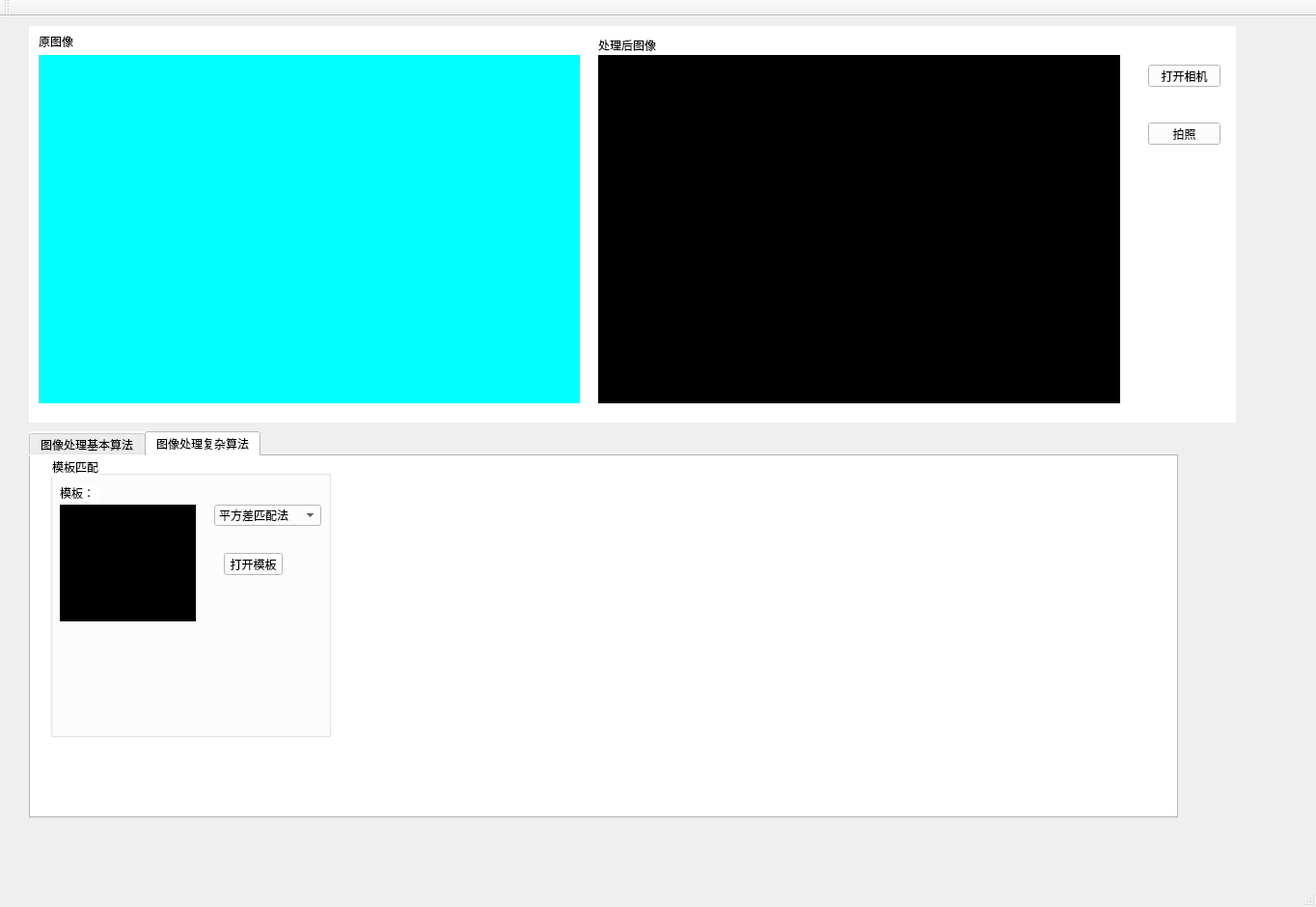
<?xml version="1.0" encoding="UTF-8"?>
<ui version="4.0">
 <class>ImgProc_OpencvClass</class>
 <widget class="QMainWindow" name="ImgProc_OpencvClass">
  <property name="geometry">
   <rect>
    <x>0</x>
    <y>0</y>
    <width>1364</width>
    <height>940</height>
   </rect>
  </property>
  <property name="windowTitle">
   <string>ImgProc_Opencv</string>
  </property>
  <widget class="QWidget" name="centralWidget">
   <widget class="QTabWidget" name="tabWidget">
    <property name="geometry">
     <rect>
      <x>30</x>
      <y>430</y>
      <width>1191</width>
      <height>401</height>
     </rect>
    </property>
    <property name="styleSheet">
     <string notr="true">background-color: rgb(255, 255, 255);</string>
    </property>
    <property name="currentIndex">
     <number>1</number>
    </property>
    <widget class="QWidget" name="tab_ImgProcBasicAlg">
     <attribute name="title">
      <string>图像处理基本算法</string>
     </attribute>
     <widget class="QGroupBox" name="groupBox">
      <property name="geometry">
       <rect>
        <x>930</x>
        <y>30</y>
        <width>131</width>
        <height>91</height>
       </rect>
      </property>
      <property name="title">
       <string>图像处理基本操作</string>
      </property>
      <widget class="QRadioButton" name="radioButton_ToGrayImg">
       <property name="geometry">
        <rect>
         <x>10</x>
         <y>20</y>
         <width>61</width>
         <height>16</height>
        </rect>
       </property>
       <property name="text">
        <string>灰度图</string>
       </property>
      </widget>
      <widget class="QRadioButton" name="radioButton_ToBlackWhiteImg">
       <property name="geometry">
        <rect>
         <x>10</x>
         <y>50</y>
         <width>61</width>
         <height>16</height>
        </rect>
       </property>
       <property name="text">
        <string>二值化</string>
       </property>
      </widget>
     </widget>
     <widget class="QGroupBox" name="groupBox_3">
      <property name="geometry">
       <rect>
        <x>1090</x>
        <y>50</y>
        <width>71</width>
        <height>81</height>
       </rect>
      </property>
      <property name="title">
       <string>颜色空间</string>
      </property>
      <widget class="QRadioButton" name="radioButton_5">
       <property name="geometry">
        <rect>
         <x>10</x>
         <y>20</y>
         <width>61</width>
         <height>16</height>
        </rect>
       </property>
       <property name="text">
        <string>RGB</string>
       </property>
      </widget>
      <widget class="QRadioButton" name="radioButton_6">
       <property name="geometry">
        <rect>
         <x>10</x>
         <y>50</y>
         <width>61</width>
         <height>16</height>
        </rect>
       </property>
       <property name="text">
        <string>HSV</string>
       </property>
      </widget>
     </widget>
     <widget class="QGroupBox" name="groupBox_6">
      <property name="geometry">
       <rect>
        <x>930</x>
        <y>640</y>
        <width>111</width>
        <height>81</height>
       </rect>
      </property>
      <property name="title">
       <string>直方图</string>
      </property>
      <widget class="QRadioButton" name="radioButton_13">
       <property name="geometry">
        <rect>
         <x>10</x>
         <y>20</y>
         <width>91</width>
         <height>16</height>
        </rect>
       </property>
       <property name="text">
        <string>灰度直方图</string>
       </property>
      </widget>
      <widget class="QRadioButton" name="radioButton_14">
       <property name="geometry">
        <rect>
         <x>10</x>
         <y>50</y>
         <width>81</width>
         <height>16</height>
        </rect>
       </property>
       <property name="text">
        <string>RGB直方图</string>
       </property>
      </widget>
     </widget>
     <widget class="QGroupBox" name="groupBox_10">
      <property name="geometry">
       <rect>
        <x>220</x>
        <y>20</y>
        <width>671</width>
        <height>291</height>
       </rect>
      </property>
      <property name="title">
       <string>2.imgpro组件学习</string>
      </property>
      <widget class="QGroupBox" name="groupBox_7">
       <property name="geometry">
        <rect>
         <x>10</x>
         <y>30</y>
         <width>381</width>
         <height>261</height>
        </rect>
       </property>
       <property name="title">
        <string>图像处理</string>
       </property>
       <widget class="QGroupBox" name="groupBox_4">
        <property name="geometry">
         <rect>
          <x>10</x>
          <y>20</y>
          <width>81</width>
          <height>91</height>
         </rect>
        </property>
        <property name="title">
         <string>线性滤波</string>
        </property>
        <widget class="QLabel" name="label_7">
         <property name="geometry">
          <rect>
           <x>10</x>
           <y>20</y>
           <width>71</width>
           <height>16</height>
          </rect>
         </property>
         <property name="text">
          <string>1.方框滤波</string>
         </property>
        </widget>
        <widget class="QLabel" name="label_8">
         <property name="geometry">
          <rect>
           <x>10</x>
           <y>40</y>
           <width>71</width>
           <height>16</height>
          </rect>
         </property>
         <property name="text">
          <string>2.平均滤波</string>
         </property>
        </widget>
        <widget class="QLabel" name="label_9">
         <property name="geometry">
          <rect>
           <x>10</x>
           <y>60</y>
           <width>71</width>
           <height>16</height>
          </rect>
         </property>
         <property name="text">
          <string>3.高斯滤波</string>
         </property>
        </widget>
       </widget>
       <widget class="QGroupBox" name="groupBox_5">
        <property name="geometry">
         <rect>
          <x>100</x>
          <y>20</y>
          <width>81</width>
          <height>91</height>
         </rect>
        </property>
        <property name="title">
         <string>非线性滤波</string>
        </property>
        <widget class="QLabel" name="label_10">
         <property name="geometry">
          <rect>
           <x>10</x>
           <y>20</y>
           <width>71</width>
           <height>16</height>
          </rect>
         </property>
         <property name="text">
          <string>4.中值滤波</string>
         </property>
        </widget>
        <widget class="QLabel" name="label_11">
         <property name="geometry">
          <rect>
           <x>10</x>
           <y>50</y>
           <width>71</width>
           <height>16</height>
          </rect>
         </property>
         <property name="text">
          <string>5.双边滤波</string>
         </property>
        </widget>
       </widget>
       <widget class="QGroupBox" name="groupBox_8">
        <property name="geometry">
         <rect>
          <x>10</x>
          <y>140</y>
          <width>191</width>
          <height>91</height>
         </rect>
        </property>
        <property name="title">
         <string>形态学滤波</string>
        </property>
        <widget class="QLabel" name="label_12">
         <property name="geometry">
          <rect>
           <x>10</x>
           <y>20</y>
           <width>41</width>
           <height>16</height>
          </rect>
         </property>
         <property name="text">
          <string>1.膨胀</string>
         </property>
        </widget>
        <widget class="QLabel" name="label_13">
         <property name="geometry">
          <rect>
           <x>10</x>
           <y>40</y>
           <width>41</width>
           <height>16</height>
          </rect>
         </property>
         <property name="text">
          <string>2.腐蚀</string>
         </property>
        </widget>
        <widget class="QLabel" name="label_14">
         <property name="geometry">
          <rect>
           <x>60</x>
           <y>20</y>
           <width>54</width>
           <height>12</height>
          </rect>
         </property>
         <property name="text">
          <string>3.开运算</string>
         </property>
        </widget>
        <widget class="QLabel" name="label_15">
         <property name="geometry">
          <rect>
           <x>60</x>
           <y>40</y>
           <width>54</width>
           <height>12</height>
          </rect>
         </property>
         <property name="text">
          <string>4.闭运算</string>
         </property>
        </widget>
        <widget class="QLabel" name="label_16">
         <property name="geometry">
          <rect>
           <x>120</x>
           <y>20</y>
           <width>54</width>
           <height>12</height>
          </rect>
         </property>
         <property name="text">
          <string>5.顶帽</string>
         </property>
        </widget>
        <widget class="QLabel" name="label_17">
         <property name="geometry">
          <rect>
           <x>120</x>
           <y>40</y>
           <width>54</width>
           <height>12</height>
          </rect>
         </property>
         <property name="text">
          <string>6.黑帽</string>
         </property>
        </widget>
        <widget class="QLabel" name="label_18">
         <property name="geometry">
          <rect>
           <x>10</x>
           <y>60</y>
           <width>81</width>
           <height>16</height>
          </rect>
         </property>
         <property name="text">
          <string>7.形态学梯度</string>
         </property>
        </widget>
        <widget class="QRadioButton" name="radioButton_Morphology">
         <property name="geometry">
          <rect>
           <x>100</x>
           <y>60</y>
           <width>71</width>
           <height>16</height>
          </rect>
         </property>
         <property name="text">
          <string>综合示例</string>
         </property>
        </widget>
       </widget>
       <widget class="QRadioButton" name="radioButton_16">
        <property name="geometry">
         <rect>
          <x>210</x>
          <y>30</y>
          <width>71</width>
          <height>16</height>
         </rect>
        </property>
        <property name="text">
         <string>漫水填充</string>
        </property>
       </widget>
       <widget class="QRadioButton" name="radioButton_20">
        <property name="geometry">
         <rect>
          <x>210</x>
          <y>90</y>
          <width>171</width>
          <height>16</height>
         </rect>
        </property>
        <property name="text">
         <string>图像金字塔与图片尺寸缩放</string>
        </property>
       </widget>
       <widget class="QRadioButton" name="radioButton_23">
        <property name="geometry">
         <rect>
          <x>210</x>
          <y>140</y>
          <width>71</width>
          <height>16</height>
         </rect>
        </property>
        <property name="text">
         <string>阈值化</string>
        </property>
       </widget>
       <widget class="QRadioButton" name="radioButton_Filter">
        <property name="geometry">
         <rect>
          <x>30</x>
          <y>110</y>
          <width>121</width>
          <height>16</height>
         </rect>
        </property>
        <property name="text">
         <string>五种滤波综合示例</string>
        </property>
       </widget>
      </widget>
      <widget class="QGroupBox" name="groupBox_2">
       <property name="geometry">
        <rect>
         <x>410</x>
         <y>30</y>
         <width>241</width>
         <height>161</height>
        </rect>
       </property>
       <property name="title">
        <string>图像变换</string>
       </property>
       <widget class="QGroupBox" name="groupBox_11">
        <property name="geometry">
         <rect>
          <x>10</x>
          <y>20</y>
          <width>91</width>
          <height>131</height>
         </rect>
        </property>
        <property name="title">
         <string>边缘检测</string>
        </property>
        <widget class="QLabel" name="label_3">
         <property name="geometry">
          <rect>
           <x>10</x>
           <y>20</y>
           <width>54</width>
           <height>12</height>
          </rect>
         </property>
         <property name="text">
          <string>1.canny</string>
         </property>
        </widget>
        <widget class="QLabel" name="label_4">
         <property name="geometry">
          <rect>
           <x>10</x>
           <y>40</y>
           <width>54</width>
           <height>12</height>
          </rect>
         </property>
         <property name="text">
          <string>2.sobel</string>
         </property>
        </widget>
        <widget class="QLabel" name="label_5">
         <property name="geometry">
          <rect>
           <x>10</x>
           <y>60</y>
           <width>71</width>
           <height>16</height>
          </rect>
         </property>
         <property name="text">
          <string>3.Laplacian</string>
         </property>
        </widget>
        <widget class="QLabel" name="label_6">
         <property name="geometry">
          <rect>
           <x>10</x>
           <y>80</y>
           <width>51</width>
           <height>16</height>
          </rect>
         </property>
         <property name="text">
          <string>4.scharr</string>
         </property>
        </widget>
        <widget class="QRadioButton" name="radioButton_EdgeDetection">
         <property name="geometry">
          <rect>
           <x>0</x>
           <y>100</y>
           <width>81</width>
           <height>16</height>
          </rect>
         </property>
         <property name="text">
          <string>综合示例</string>
         </property>
        </widget>
       </widget>
       <widget class="QRadioButton" name="radioButton_36">
        <property name="geometry">
         <rect>
          <x>130</x>
          <y>50</y>
          <width>61</width>
          <height>16</height>
         </rect>
        </property>
        <property name="text">
         <string>重映射</string>
        </property>
       </widget>
       <widget class="QRadioButton" name="radioButton_37">
        <property name="geometry">
         <rect>
          <x>130</x>
          <y>20</y>
          <width>71</width>
          <height>16</height>
         </rect>
        </property>
        <property name="text">
         <string>霍夫变换</string>
        </property>
       </widget>
       <widget class="QRadioButton" name="radioButton_38">
        <property name="geometry">
         <rect>
          <x>130</x>
          <y>80</y>
          <width>81</width>
          <height>16</height>
         </rect>
        </property>
        <property name="text">
         <string>仿射变换</string>
        </property>
       </widget>
       <widget class="QRadioButton" name="radioButton_39">
        <property name="geometry">
         <rect>
          <x>130</x>
          <y>110</y>
          <width>91</width>
          <height>16</height>
         </rect>
        </property>
        <property name="text">
         <string>直方图均衡化</string>
        </property>
       </widget>
      </widget>
     </widget>
     <widget class="QGroupBox" name="groupBox_9">
      <property name="geometry">
       <rect>
        <x>10</x>
        <y>10</y>
        <width>193</width>
        <height>311</height>
       </rect>
      </property>
      <property name="title">
       <string>1.core组件学习</string>
      </property>
      <layout class="QGridLayout" name="gridLayout_2">
       <item row="0" column="0">
        <widget class="QRadioButton" name="radioButton_24">
         <property name="text">
          <string>基本数据结构学习使用</string>
         </property>
        </widget>
       </item>
       <item row="1" column="0">
        <widget class="QRadioButton" name="radioButton_29">
         <property name="text">
          <string>访问图像中像素的三种方法</string>
         </property>
        </widget>
       </item>
       <item row="2" column="0">
        <widget class="QRadioButton" name="radioButton_25">
         <property name="text">
          <string>ROI区域图像叠加和图像混合</string>
         </property>
        </widget>
       </item>
       <item row="3" column="0">
        <widget class="QRadioButton" name="radioButton_26">
         <property name="text">
          <string>对比度和亮度值调整</string>
         </property>
        </widget>
       </item>
       <item row="4" column="0">
        <widget class="QRadioButton" name="radioButton_27">
         <property name="text">
          <string>傅里叶变换</string>
         </property>
        </widget>
       </item>
       <item row="5" column="0">
        <widget class="QRadioButton" name="radioButton_28">
         <property name="text">
          <string>XML和YAML文件应用</string>
         </property>
        </widget>
       </item>
      </layout>
     </widget>
    </widget>
    <widget class="QWidget" name="tab_ImgProcComplexAlg">
     <attribute name="title">
      <string>图像处理复杂算法</string>
     </attribute>
     <widget class="QGroupBox" name="groupBox_12">
      <property name="geometry">
       <rect>
        <x>20</x>
        <y>0</y>
        <width>291</width>
        <height>291</height>
       </rect>
      </property>
      <property name="title">
       <string>模板匹配</string>
      </property>
      <widget class="QPushButton" name="pushButton">
       <property name="geometry">
        <rect>
         <x>180</x>
         <y>100</y>
         <width>61</width>
         <height>23</height>
        </rect>
       </property>
       <property name="text">
        <string>打开模板</string>
       </property>
      </widget>
      <widget class="QLabel" name="label_19">
       <property name="geometry">
        <rect>
         <x>10</x>
         <y>50</y>
         <width>141</width>
         <height>121</height>
        </rect>
       </property>
       <property name="styleSheet">
        <string notr="true">background-color: rgb(0, 0, 0);</string>
       </property>
       <property name="text">
        <string>TextLabel</string>
       </property>
      </widget>
      <widget class="QComboBox" name="comboBox">
       <property name="geometry">
        <rect>
         <x>170</x>
         <y>50</y>
         <width>111</width>
         <height>22</height>
        </rect>
       </property>
       <item>
        <property name="text">
         <string>平方差匹配法</string>
        </property>
       </item>
       <item>
        <property name="text">
         <string>相关匹配法</string>
        </property>
       </item>
       <item>
        <property name="text">
         <string>相关系数匹配法</string>
        </property>
       </item>
       <item>
        <property name="text">
         <string>归一化平方差匹配法</string>
        </property>
       </item>
       <item>
        <property name="text">
         <string>归一化相关匹配法</string>
        </property>
       </item>
       <item>
        <property name="text">
         <string>归一化相关系数匹配法</string>
        </property>
       </item>
      </widget>
      <widget class="QLabel" name="label_20">
       <property name="geometry">
        <rect>
         <x>10</x>
         <y>30</y>
         <width>41</width>
         <height>16</height>
        </rect>
       </property>
       <property name="text">
        <string>模板：</string>
       </property>
      </widget>
     </widget>
    </widget>
   </widget>
   <widget class="QWidget" name="widget" native="true">
    <property name="geometry">
     <rect>
      <x>30</x>
      <y>10</y>
      <width>1251</width>
      <height>411</height>
     </rect>
    </property>
    <property name="styleSheet">
     <string notr="true">background-color: rgb(255, 255, 255);</string>
    </property>
    <widget class="QLabel" name="label_ProcImg">
     <property name="geometry">
      <rect>
       <x>590</x>
       <y>30</y>
       <width>541</width>
       <height>361</height>
      </rect>
     </property>
     <property name="styleSheet">
      <string notr="true">background-color: rgb(0, 0, 0);</string>
     </property>
     <property name="text">
      <string/>
     </property>
    </widget>
    <widget class="QLabel" name="label_ShowImg">
     <property name="geometry">
      <rect>
       <x>10</x>
       <y>30</y>
       <width>561</width>
       <height>361</height>
      </rect>
     </property>
     <property name="styleSheet">
      <string notr="true">background-color: rgb(0, 255, 255);</string>
     </property>
     <property name="text">
      <string/>
     </property>
    </widget>
    <widget class="QLabel" name="label">
     <property name="geometry">
      <rect>
       <x>10</x>
       <y>10</y>
       <width>54</width>
       <height>12</height>
      </rect>
     </property>
     <property name="text">
      <string>原图像</string>
     </property>
    </widget>
    <widget class="QLabel" name="label_2">
     <property name="geometry">
      <rect>
       <x>590</x>
       <y>10</y>
       <width>61</width>
       <height>20</height>
      </rect>
     </property>
     <property name="text">
      <string>处理后图像</string>
     </property>
    </widget>
    <widget class="QPushButton" name="pushButton_OpenCamera">
     <property name="geometry">
      <rect>
       <x>1160</x>
       <y>40</y>
       <width>75</width>
       <height>23</height>
      </rect>
     </property>
     <property name="text">
      <string>打开相机</string>
     </property>
    </widget>
    <widget class="QPushButton" name="pushButton_SnapShot">
     <property name="geometry">
      <rect>
       <x>1160</x>
       <y>100</y>
       <width>75</width>
       <height>23</height>
      </rect>
     </property>
     <property name="text">
      <string>拍照</string>
     </property>
    </widget>
   </widget>
  </widget>
  <widget class="QMenuBar" name="menuBar">
   <property name="geometry">
    <rect>
     <x>0</x>
     <y>0</y>
     <width>1364</width>
     <height>23</height>
    </rect>
   </property>
  </widget>
  <widget class="QToolBar" name="mainToolBar">
   <attribute name="toolBarArea">
    <enum>TopToolBarArea</enum>
   </attribute>
   <attribute name="toolBarBreak">
    <bool>false</bool>
   </attribute>
  </widget>
  <widget class="QStatusBar" name="statusBar"/>
 </widget>
 <layoutdefault spacing="6" margin="11"/>
 <resources>
  <include location="ImgProc_Opencv.qrc"/>
 </resources>
 <connections/>
</ui>
